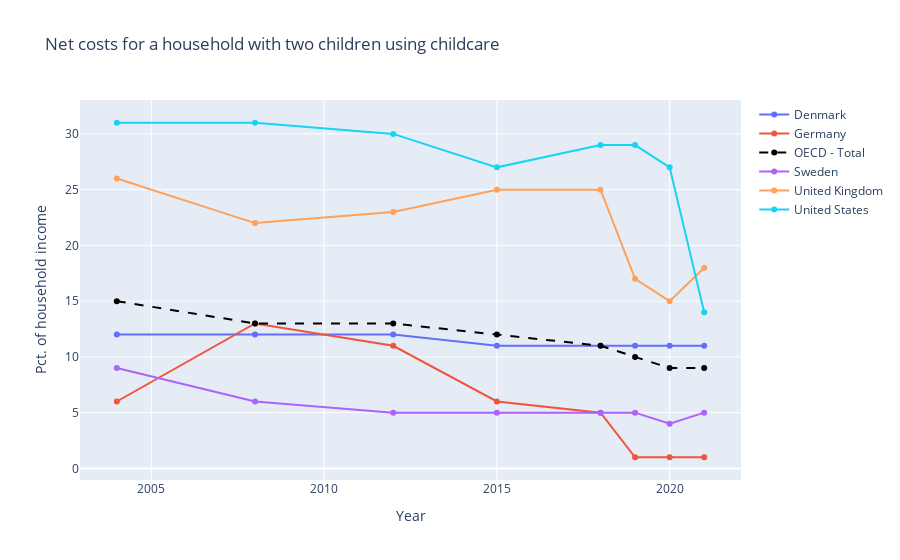

The code cell stored with this chart in its notebook:
### Code cell
# 4) Creating an interactive plot of the development in net child care costs over time
fig = go.Figure()

for country, df_c_nc in df_c_nc.groupby('Country'):
    if country == 'OECD - Total':  # add condition to change line style for OECD countries
        fig.add_trace(go.Scatter(x=df_c_nc['Year'], y=df_c_nc['Cost'], name=country, line=dict(color='black', dash='dash')))
    else:
        fig.add_trace(go.Scatter(x=df_c_nc['Year'], y=df_c_nc['Cost'], name=country))

fig.update_layout(title='Net costs for a household with two children using childcare',
                  xaxis_title='Year',
                  yaxis_title='Pct. of household income')

fig.show()

### Figure 1 — Plotly figure (JSON) as saved in the notebook; plotly's stock layout.template omitted (floating-point values rounded to 4 significant figures)
{"data": [{"name": "Denmark", "type": "scatter", "x": [2004, 2008, 2012, 2015, 2018, 2019, 2020, 2021], "y": [12, 12, 12, 11, 11, 11, 11, 11]}, {"name": "Germany", "type": "scatter", "x": [2004, 2008, 2012, 2015, 2018, 2019, 2020, 2021], "y": [6, 13, 11, 6, 5, 1, 1, 1]}, {"line": {"color": "black", "dash": "dash"}, "name": "OECD - Total", "type": "scatter", "x": [2004, 2008, 2012, 2015, 2018, 2019, 2020, 2021], "y": [15, 13, 13, 12, 11, 10, 9, 9]}, {"name": "Sweden", "type": "scatter", "x": [2004, 2008, 2012, 2015, 2018, 2019, 2020, 2021], "y": [9, 6, 5, 5, 5, 5, 4, 5]}, {"name": "United Kingdom", "type": "scatter", "x": [2004, 2008, 2012, 2015, 2018, 2019, 2020, 2021], "y": [26, 22, 23, 25, 25, 17, 15, 18]}, {"name": "United States", "type": "scatter", "x": [2004, 2008, 2012, 2015, 2018, 2019, 2020, 2021], "y": [31, 31, 30, 27, 29, 29, 27, 14]}], "layout": {"title": {"text": "Net costs for a household with two children using childcare"}, "xaxis": {"title": {"text": "Year"}}, "yaxis": {"title": {"text": "Pct. of household income"}}}}
